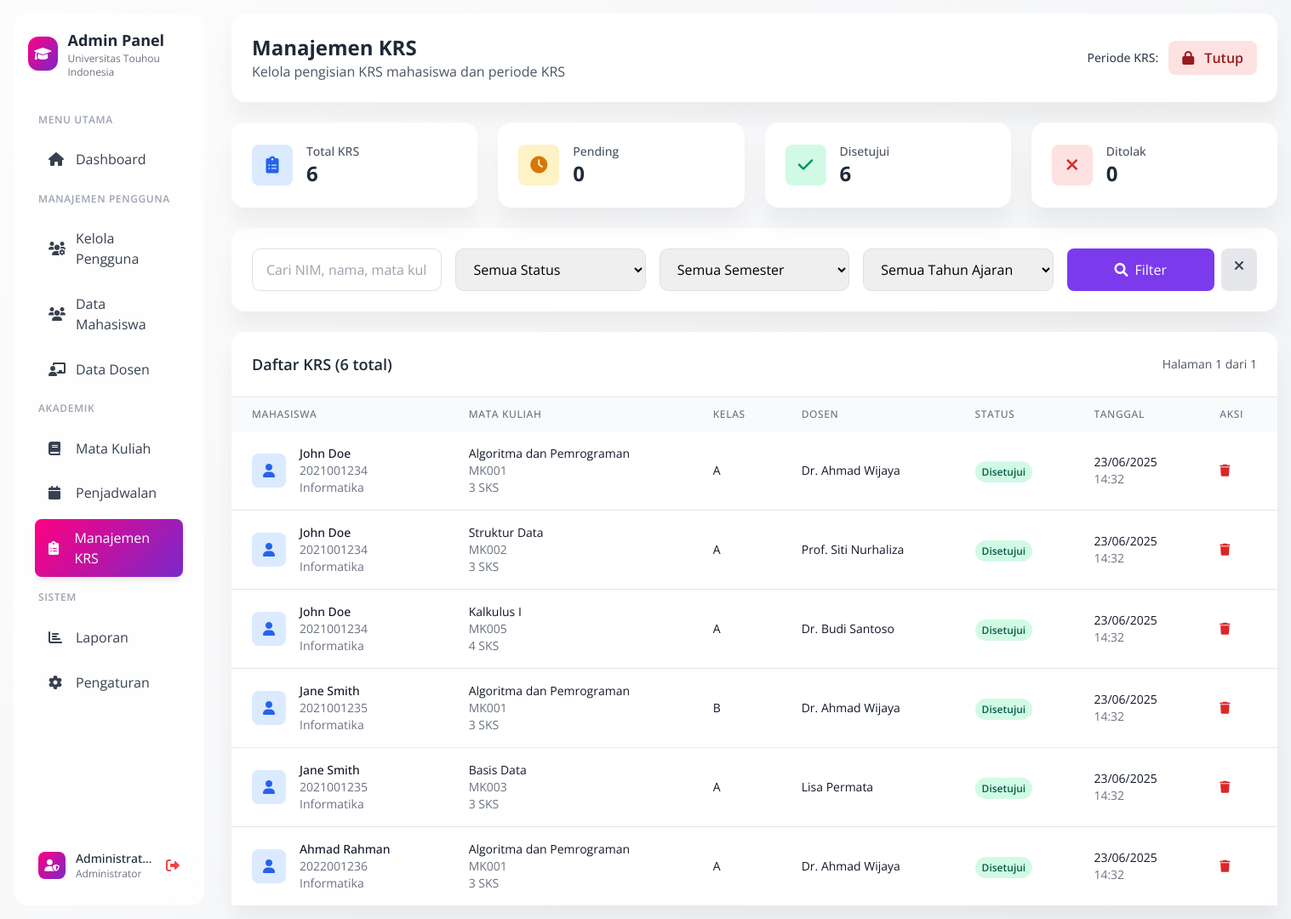
Page /sistem-krs/admin-krs.php (signed in) on the earlier database version.
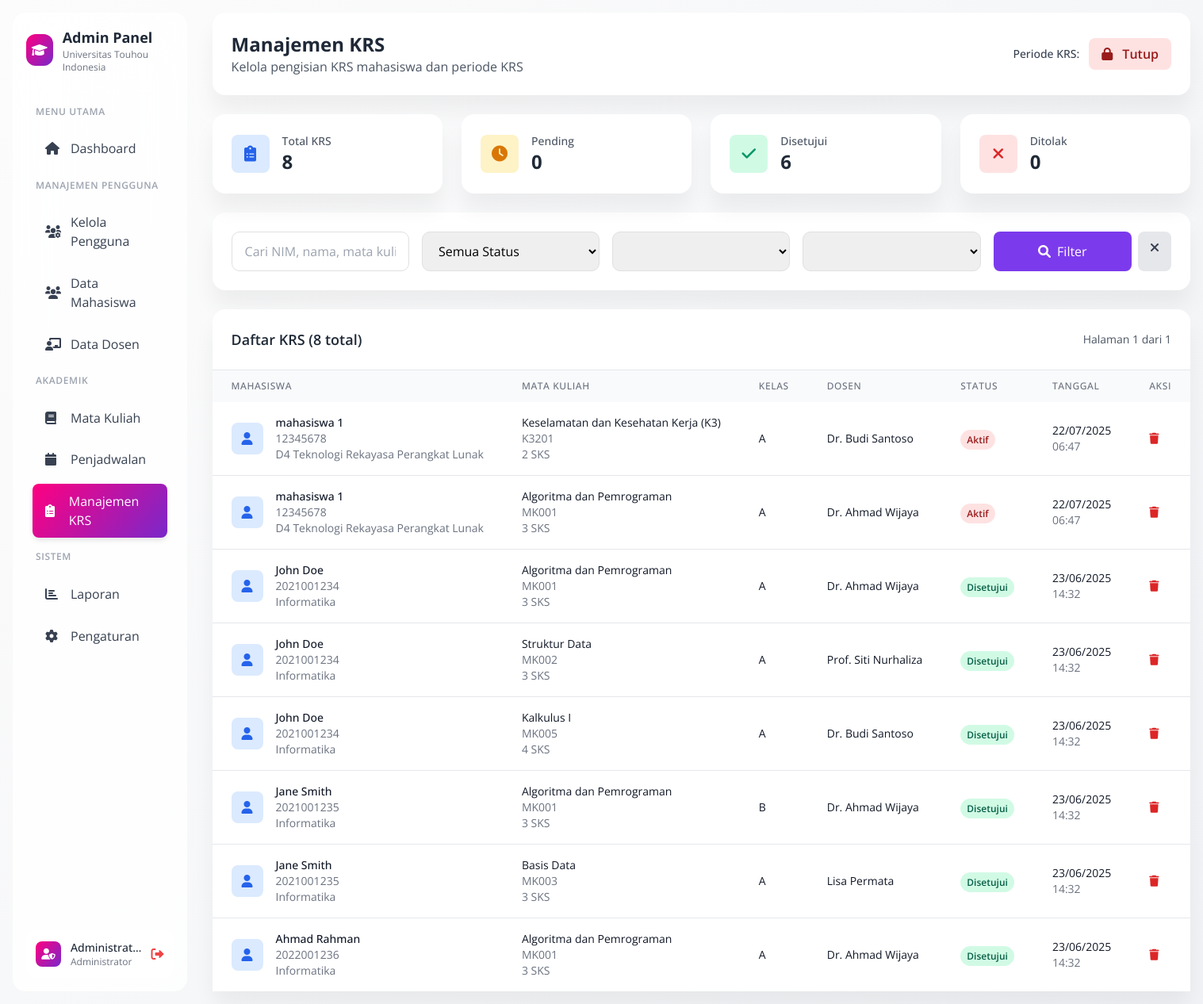
Same page on the later database version.
### tables this page shows
CREATE TABLE `krs` (
  `id_krs` int(11) NOT NULL,
  `id_mahasiswa` int(11) NOT NULL,
  `id_kelas` int(11) NOT NULL,
  `tanggal_ambil` datetime DEFAULT current_timestamp(),
  `nilai_angka` decimal(4,2) DEFAULT NULL,
  `nilai_huruf` varchar(2) DEFAULT NULL,
  `status_krs` enum('pending','disetujui','ditolak','aktif','selesai','batal') DEFAULT 'pending',
  `semester` varchar(20) DEFAULT NULL,
  `tahun_ajaran` varchar(20) DEFAULT NULL,
  `created_at` timestamp NOT NULL DEFAULT current_timestamp()
);

CREATE TABLE `mahasiswa` (
  `id_mahasiswa` int(11) NOT NULL,
  `nim` varchar(20) NOT NULL,
  `nama` varchar(100) NOT NULL,
  `tanggal_lahir` date DEFAULT NULL,
  `jenis_kelamin` enum('L','P') DEFAULT NULL,
  `alamat` varchar(255) DEFAULT NULL,
  `nomor_telepon` varchar(15) DEFAULT NULL,
  `email` varchar(100) NOT NULL,
  `foto` varchar(255) DEFAULT NULL,
  `password` varchar(255) NOT NULL,
  `created_at` timestamp NOT NULL DEFAULT current_timestamp(),
  `jurusan` varchar(100) DEFAULT NULL,
  `program_studi` varchar(100) DEFAULT NULL,
  `angkatan` year(4) DEFAULT NULL,
  `semester_aktif` int(11) DEFAULT 1,
  `kelompok_ukt` int(11) DEFAULT 1,
  `dosen_wali` int(11) DEFAULT NULL,
  `status` enum('aktif','nonaktif','cuti','lulus') DEFAULT 'aktif'
);

CREATE TABLE `mata_kuliah` (
  `id_matakuliah` int(11) NOT NULL,
  `kode_matakuliah` varchar(10) NOT NULL,
  `nama_matakuliah` varchar(100) NOT NULL,
  `sks` int(2) NOT NULL,
  `semester` int(2) NOT NULL,
  `deskripsi` text DEFAULT NULL,
  `created_at` timestamp NOT NULL DEFAULT current_timestamp(),
  `jurusan` varchar(100) DEFAULT NULL,
  `program_studi` varchar(100) DEFAULT NULL,
  `prasyarat` varchar(255) DEFAULT NULL,
  `status` enum('aktif','nonaktif') DEFAULT 'aktif'
);

CREATE TABLE `kelas` (
  `id_kelas` int(11) NOT NULL,
  `id_matakuliah` int(11) NOT NULL,
  `id_dosen` int(11) NOT NULL,
  `id_tahun_akademik` int(11) NOT NULL,
  `nama_kelas` varchar(50) NOT NULL,
  `kapasitas` int(4) NOT NULL DEFAULT 40,
  `hari` enum('Senin','Selasa','Rabu','Kamis','Jumat','Sabtu') DEFAULT NULL,
  `jam_mulai` time DEFAULT NULL,
  `jam_selesai` time DEFAULT NULL,
  `ruangan` varchar(50) DEFAULT NULL,
  `semester` varchar(20) DEFAULT NULL,
  `tahun_ajaran` varchar(20) DEFAULT NULL,
  `status` enum('aktif','nonaktif') DEFAULT 'aktif',
  `tanggal_mulai` date DEFAULT NULL,
  `tanggal_selesai` date DEFAULT NULL,
  `created_at` timestamp NOT NULL DEFAULT current_timestamp()
);

CREATE TABLE `dosen` (
  `id_dosen` int(11) NOT NULL,
  `nidn` varchar(20) NOT NULL,
  `nama_dosen` varchar(100) NOT NULL,
  `gelar` varchar(50) DEFAULT NULL,
  `email` varchar(100) NOT NULL,
  `foto` varchar(255) DEFAULT NULL,
  `nomor_telepon` varchar(15) DEFAULT NULL,
  `password` varchar(255) NOT NULL,
  `created_at` timestamp NOT NULL DEFAULT current_timestamp(),
  `alamat` varchar(255) DEFAULT NULL,
  `jurusan` varchar(100) DEFAULT NULL,
  `program_studi` varchar(100) DEFAULT NULL,
  `bidang_keahlian` text DEFAULT NULL,
  `status` enum('aktif','nonaktif') DEFAULT 'aktif'
);

### sistem-krs/admin-krs.php (the view, shortened to what the rows shown need)
<?php
$database = new Database();
$conn = $database->getConnection();
$page = $_GET['page'] ?? 1;
$limit = 15;
$offset = ($page - 1) * $limit;
$where_conditions = [];
$where_clause = !empty($where_conditions) ? 'WHERE ' . implode(' AND ', $where_conditions) : '';
$query = "SELECT krs.*, m.nim, m.nama as nama_mahasiswa, m.program_studi,
                 mk.nama_matakuliah, mk.kode_matakuliah, mk.sks,
                 k.nama_kelas, d.nama_dosen
          FROM krs
          LEFT JOIN mahasiswa m ON krs.id_mahasiswa = m.id_mahasiswa
          LEFT JOIN kelas k ON krs.id_kelas = k.id_kelas
          LEFT JOIN mata_kuliah mk ON k.id_matakuliah = mk.id_matakuliah
          LEFT JOIN dosen d ON k.id_dosen = d.id_dosen
          $where_clause
          ORDER BY krs.created_at DESC
          LIMIT :limit OFFSET :offset";
$stmt = $conn->prepare($query);
$stmt->bindValue(':limit', $limit, PDO::PARAM_INT);
$stmt->bindValue(':offset', $offset, PDO::PARAM_INT);
$stmt->execute();
$krs_list = $stmt->fetchAll(PDO::FETCH_ASSOC);
?>
<!DOCTYPE html>
<html lang="id">
<head>
    <link href="https://cdn.jsdelivr.net/npm/tailwindcss@2.2.19/dist/tailwind.min.css" rel="stylesheet">
    <link href="https://cdnjs.cloudflare.com/ajax/libs/font-awesome/6.0.0/css/all.min.css" rel="stylesheet">
</head>
<body class="bg-gray-50">
    <div class="flex min-h-screen">
        <div class="w-64 p-4">
            <div class="sidebar-soft h-full p-4">
                <div class="flex items-center gap-3 mb-8">
                    <div>
                        <h2 class="text-lg font-bold text-gray-800">Admin Panel</h2>
                    </div>
                </div>
            </div>
        </div>
        <div class="flex-1 p-4">
            <div class="card mb-6">
                <div class="p-6">
                    <div class="flex items-center justify-between">
                        <div>
                            <h1 class="text-2xl font-bold text-gray-800">Manajemen KRS</h1>
                        </div>
                    </div>
                </div>
            </div>
            <div class="card">
                <div class="overflow-x-auto">
                    <table class="w-full">
                        <thead class="bg-gray-50">
                            <tr>
                                <th
                                    class="px-6 py-3 text-left text-xs font-medium text-gray-500 uppercase tracking-wider">
                                    Mahasiswa</th>
                                <th
                                    class="px-6 py-3 text-left text-xs font-medium text-gray-500 uppercase tracking-wider">
                                    Mata Kuliah</th>
                                <th
                                    class="px-6 py-3 text-left text-xs font-medium text-gray-500 uppercase tracking-wider">
                                    Kelas</th>
                                <th
                                    class="px-6 py-3 text-left text-xs font-medium text-gray-500 uppercase tracking-wider">
                                    Dosen</th>
                                <th
                                    class="px-6 py-3 text-left text-xs font-medium text-gray-500 uppercase tracking-wider">
                                    Status</th>
                                <th
                                    class="px-6 py-3 text-left text-xs font-medium text-gray-500 uppercase tracking-wider">
                                    Tanggal</th>
                                <th
                                    class="px-6 py-3 text-left text-xs font-medium text-gray-500 uppercase tracking-wider">
                                    Aksi</th>
                            </tr>
                        </thead>
                        <tbody class="bg-white divide-y divide-gray-200">
                            <?php foreach ($krs_list as $krs): ?>
                            <tr class="hover:bg-gray-50">
                                <td class="px-6 py-4 whitespace-nowrap">
                                    <div class="flex items-center">
                                        <div class="w-10 h-10 bg-blue-100 rounded-lg flex items-center justify-center">
                                            <i class="fas fa-user text-blue-600"></i>
                                        </div>
                                        <div class="ml-4">
                                            <div class="text-sm font-medium text-gray-900">
                                                <?php echo $krs['nama_mahasiswa']; ?></div>
                                            <div class="text-sm text-gray-500"><?php echo $krs['nim']; ?></div>
                                            <div class="text-sm text-gray-500"><?php echo $krs['program_studi']; ?></div>
                                        </div>
                                    </div>
                                </td>
                                <td class="px-6 py-4 whitespace-nowrap">
                                    <div class="text-sm text-gray-900"><?php echo $krs['nama_matakuliah']; ?></div>
                                    <div class="text-sm text-gray-500"><?php echo $krs['kode_matakuliah']; ?></div>
                                    <div class="text-sm text-gray-500"><?php echo $krs['sks']; ?> SKS</div>
                                </td>
                                <td class="px-6 py-4 whitespace-nowrap">
                                    <div class="text-sm text-gray-900"><?php echo $krs['nama_kelas']; ?></div>
                                </td>
                                <td class="px-6 py-4 whitespace-nowrap">
                                    <div class="text-sm text-gray-900">
                                        <?php echo $krs['nama_dosen'] ?: 'Belum ditentukan'; ?></div>
                                </td>
                                <td class="px-6 py-4 whitespace-nowrap">
                                    <span
                                        class="px-2 py-1 text-xs font-semibold rounded-full
                                        <?php
                                        if ($krs['status_krs'] == 'pending') echo 'bg-yellow-100 text-yellow-800';
                                        elseif ($krs['status_krs'] == 'disetujui') echo 'bg-green-100 text-green-800';
                                        else echo 'bg-red-100 text-red-800';
                                        ?>">
                                        <?php echo ucfirst($krs['status_krs']); ?>
                                    </span>
                                </td>
                                <td class="px-6 py-4 whitespace-nowrap">
                                    <div class="text-sm text-gray-900">
                                        <?php echo date('d/m/Y', strtotime($krs['created_at'])); ?></div>
                                    <div class="text-sm text-gray-500">
                                        <?php echo date('H:i', strtotime($krs['created_at'])); ?></div>
                                </td>
                                <td class="px-6 py-4 whitespace-nowrap text-sm font-medium">
                                    <button
                                        onclick="deleteKrs(<?php echo $krs['id_krs']; ?>, '<?php echo $krs['nama_mahasiswa']; ?>', '<?php echo $krs['nama_matakuliah']; ?>')"
                                        class="text-red-600 hover:text-red-900" title="Hapus">
                                        <i class="fas fa-trash"></i>
                                    </button>
                                </td>
                            </tr>
                            <?php endforeach; ?>
                        </tbody>
                    </table>
                </div>
            </div>
        </div>
    </div>
</body>
</html>

Differences in the rows shown:
added krs: id_mahasiswa.nama "mahasiswa 1", id_mahasiswa.nim "12345678", id_mahasiswa.program_studi "D4 Teknologi Rekayasa Perangkat Lunak", mata_kuliah.nama_matakuliah "Keselamatan dan Kesehatan Kerja (K3)", mata_kuliah.kode_matakuliah "K3201", mata_kuliah.sks "2", id_kelas.nama_kelas "A", dosen.nama_dosen "Dr. Budi Santoso", status_krs "Aktif", created_at "22/07/2025", created_at "06:47"
added krs: id_mahasiswa.nama "mahasiswa 1", id_mahasiswa.nim "12345678", id_mahasiswa.program_studi "D4 Teknologi Rekayasa Perangkat Lunak", mata_kuliah.nama_matakuliah "Algoritma dan Pemrograman", mata_kuliah.kode_matakuliah "MK001", mata_kuliah.sks "3", id_kelas.nama_kelas "A", dosen.nama_dosen "Dr. Ahmad Wijaya", status_krs "Aktif", created_at "22/07/2025", created_at "06:47"
Other differences:
$stats['total_krs']: "6" → "8"
form field semester: "Semua Semester" → (not shown)
form field tahun_ajaran: "Semua Tahun Ajaran" → (not shown)
$total_records: "6" → "8"
